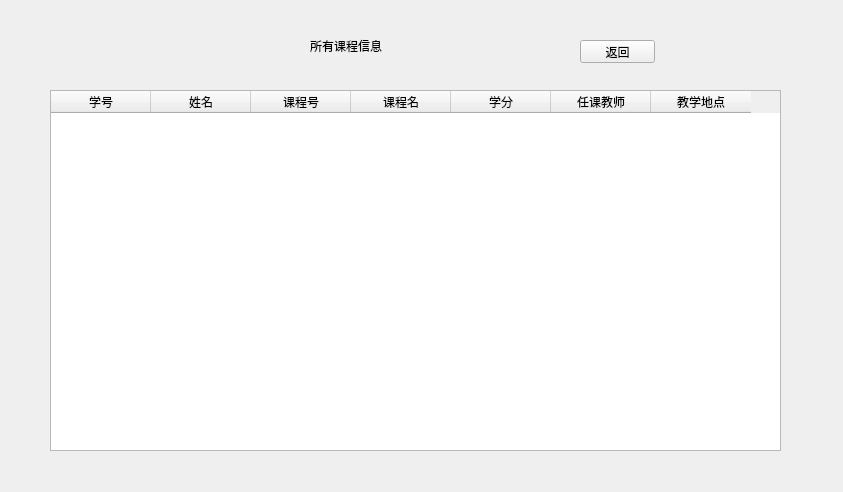
<?xml version="1.0" encoding="UTF-8"?>
<ui version="4.0">
 <class>all_stucourses</class>
 <widget class="QWidget" name="all_stucourses">
  <property name="geometry">
   <rect>
    <x>0</x>
    <y>0</y>
    <width>843</width>
    <height>492</height>
   </rect>
  </property>
  <property name="windowTitle">
   <string>Form</string>
  </property>
  <widget class="QLabel" name="label">
   <property name="geometry">
    <rect>
     <x>310</x>
     <y>30</y>
     <width>181</width>
     <height>31</height>
    </rect>
   </property>
   <property name="styleSheet">
    <string notr="true">font: 20pt &quot;Arial&quot;;</string>
   </property>
   <property name="text">
    <string>所有课程信息</string>
   </property>
  </widget>
  <widget class="QTableWidget" name="tableWidget">
   <property name="geometry">
    <rect>
     <x>50</x>
     <y>90</y>
     <width>731</width>
     <height>361</height>
    </rect>
   </property>
   <column>
    <property name="text">
     <string>学号</string>
    </property>
   </column>
   <column>
    <property name="text">
     <string>姓名</string>
    </property>
   </column>
   <column>
    <property name="text">
     <string>课程号</string>
    </property>
   </column>
   <column>
    <property name="text">
     <string>课程名</string>
    </property>
   </column>
   <column>
    <property name="text">
     <string>学分</string>
    </property>
   </column>
   <column>
    <property name="text">
     <string>任课教师</string>
    </property>
   </column>
   <column>
    <property name="text">
     <string>教学地点</string>
    </property>
   </column>
  </widget>
  <widget class="QPushButton" name="backButton">
   <property name="geometry">
    <rect>
     <x>580</x>
     <y>40</y>
     <width>75</width>
     <height>23</height>
    </rect>
   </property>
   <property name="text">
    <string>返回</string>
   </property>
  </widget>
 </widget>
 <resources/>
 <connections/>
</ui>
